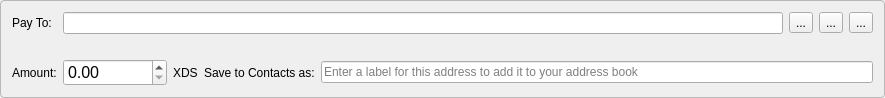
<?xml version="1.0" encoding="UTF-8"?>
<ui version="4.0">
 <class>TransferFrame</class>
 <widget class="QFrame" name="TransferFrame">
  <property name="geometry">
   <rect>
    <x>0</x>
    <y>0</y>
    <width>885</width>
    <height>80</height>
   </rect>
  </property>
  <property name="windowTitle">
   <string>Frame</string>
  </property>
  <property name="styleSheet">
   <string notr="true">QFrame#TransferFrame { border: 1px solid palette(mid); border-radius: 4px; }</string>
  </property>
  <property name="frameShape">
   <enum>QFrame::NoFrame</enum>
  </property>
  <layout class="QGridLayout" name="gridLayout">
   <item row="0" column="0">
    <widget class="QLabel" name="label">
     <property name="text">
      <string>Pay To:</string>
     </property>
    </widget>
   </item>
   <item row="0" column="1" colspan="2">
    <layout class="QHBoxLayout" name="horizontalLayout_2">
     <item>
      <widget class="QLineEdit" name="m_addressEdit">
       <property name="clearButtonEnabled">
        <bool>false</bool>
       </property>
      </widget>
     </item>
     <item>
      <widget class="QToolButton" name="m_addressBookButton">
       <property name="toolTip">
        <string>Select recipient from Address Book</string>
       </property>
       <property name="text">
        <string>...</string>
       </property>
       <property name="icon">
        <iconset resource="../../resources.qrc">
         <normaloff>:/icons/add_recepient</normaloff>:/icons/add_recepient</iconset>
       </property>
      </widget>
     </item>
     <item>
      <widget class="QToolButton" name="m_pasteButton">
       <property name="toolTip">
        <string>Paste from clipboard</string>
       </property>
       <property name="text">
        <string>...</string>
       </property>
       <property name="icon">
        <iconset resource="../../resources.qrc">
         <normaloff>:/icons/paste</normaloff>:/icons/paste</iconset>
       </property>
      </widget>
     </item>
     <item>
      <widget class="QToolButton" name="m_removeButton">
       <property name="toolTip">
        <string>Remove recepient</string>
       </property>
       <property name="text">
        <string>...</string>
       </property>
       <property name="icon">
        <iconset resource="../../resources.qrc">
         <normaloff>:/icons/remove</normaloff>:/icons/remove</iconset>
       </property>
      </widget>
     </item>
    </layout>
   </item>
   <item row="1" column="1" colspan="2">
    <widget class="QLabel" name="m_addressStatusLabel">
     <property name="visible">
      <bool>false</bool>
     </property>
     <property name="styleSheet">
      <string notr="true">color: #e05050; font-size: 11px;</string>
     </property>
     <property name="text">
      <string/>
     </property>
    </widget>
   </item>
   <item row="2" column="0">
    <widget class="QLabel" name="label_3">
     <property name="text">
      <string>Amount:</string>
     </property>
    </widget>
   </item>
   <item row="2" column="1">
    <layout class="QHBoxLayout" name="amountLayout">
     <property name="spacing">
      <number>6</number>
     </property>
     <property name="leftMargin">
      <number>0</number>
     </property>
     <property name="topMargin">
      <number>0</number>
     </property>
     <property name="rightMargin">
      <number>0</number>
     </property>
     <property name="bottomMargin">
      <number>0</number>
     </property>
     <item>
      <widget class="QDoubleSpinBox" name="m_amountSpin">
       <property name="font">
        <font>
         <pointsize>12</pointsize>
        </font>
       </property>
       <property name="cursor">
        <cursorShape>IBeamCursor</cursorShape>
       </property>
       <property name="layoutDirection">
        <enum>Qt::LeftToRight</enum>
       </property>
       <property name="locale">
        <locale language="English" country="UnitedStates"/>
       </property>
       <property name="decimals">
        <number>2</number>
       </property>
       <property name="maximum">
        <double>9999999.990000000000000</double>
       </property>
      </widget>
     </item>
     <item>
      <widget class="QLabel" name="m_amountCurrencyLabel">
       <property name="text">
        <string notr="true">XDS</string>
       </property>
      </widget>
     </item>
    </layout>
   </item>
   <item row="2" column="2">
    <layout class="QHBoxLayout" name="horizontalLayout">
     <item>
      <widget class="QLabel" name="label_2">
       <property name="text">
        <string>Save to Contacts as:</string>
       </property>
      </widget>
     </item>
     <item>
      <widget class="QLineEdit" name="m_labelEdit">
       <property name="maxLength">
        <number>50</number>
       </property>
       <property name="placeholderText">
        <string>Enter a label for this address to add it to your address book</string>
       </property>
      </widget>
     </item>
    </layout>
   </item>
  </layout>
 </widget>
 <tabstops>
  <tabstop>m_addressEdit</tabstop>
  <tabstop>m_amountSpin</tabstop>
  <tabstop>m_labelEdit</tabstop>
  <tabstop>m_addressBookButton</tabstop>
  <tabstop>m_pasteButton</tabstop>
  <tabstop>m_removeButton</tabstop>
 </tabstops>
 <resources>
  <include location="../../resources.qrc"/>
 </resources>
 <connections>
  <connection>
   <sender>m_removeButton</sender>
   <signal>clicked()</signal>
   <receiver>TransferFrame</receiver>
   <slot>close()</slot>
   <hints>
    <hint type="sourcelabel">
     <x>862</x>
     <y>21</y>
    </hint>
    <hint type="destinationlabel">
     <x>442</x>
     <y>60</y>
    </hint>
   </hints>
  </connection>
  <connection>
   <sender>m_addressBookButton</sender>
   <signal>clicked()</signal>
   <receiver>TransferFrame</receiver>
   <slot>addressBookClicked()</slot>
   <hints>
    <hint type="sourcelabel">
     <x>786</x>
     <y>21</y>
    </hint>
    <hint type="destinationlabel">
     <x>442</x>
     <y>60</y>
    </hint>
   </hints>
  </connection>
  <connection>
   <sender>m_pasteButton</sender>
   <signal>clicked()</signal>
   <receiver>TransferFrame</receiver>
   <slot>pasteClicked()</slot>
   <hints>
    <hint type="sourcelabel">
     <x>824</x>
     <y>21</y>
    </hint>
    <hint type="destinationlabel">
     <x>442</x>
     <y>60</y>
    </hint>
   </hints>
  </connection>
  <connection>
   <sender>m_amountSpin</sender>
   <signal>valueChanged(double)</signal>
   <receiver>TransferFrame</receiver>
   <slot>amountValueChange()</slot>
   <hints>
    <hint type="sourcelabel">
     <x>150</x>
     <y>56</y>
    </hint>
    <hint type="destinationlabel">
     <x>442</x>
     <y>39</y>
    </hint>
   </hints>
  </connection>
  <connection>
   <sender>m_removeButton</sender>
   <signal>clicked()</signal>
   <receiver>TransferFrame</receiver>
   <slot>amountValueChange()</slot>
   <hints>
    <hint type="sourcelabel">
     <x>861</x>
     <y>23</y>
    </hint>
    <hint type="destinationlabel">
     <x>442</x>
     <y>39</y>
    </hint>
   </hints>
  </connection>
  <connection>
   <sender>m_addressEdit</sender>
   <signal>textEdited(QString)</signal>
   <receiver>TransferFrame</receiver>
   <slot>addressEdited(QString)</slot>
   <hints>
    <hint type="sourcelabel">
     <x>460</x>
     <y>18</y>
    </hint>
    <hint type="destinationlabel">
     <x>442</x>
     <y>66</y>
    </hint>
   </hints>
  </connection>
 </connections>
 <slots>
  <slot>addressBookClicked()</slot>
  <slot>pasteClicked()</slot>
  <slot>addressEdited(QString)</slot>
  <slot>amountValueChange()</slot>
 </slots>
</ui>
